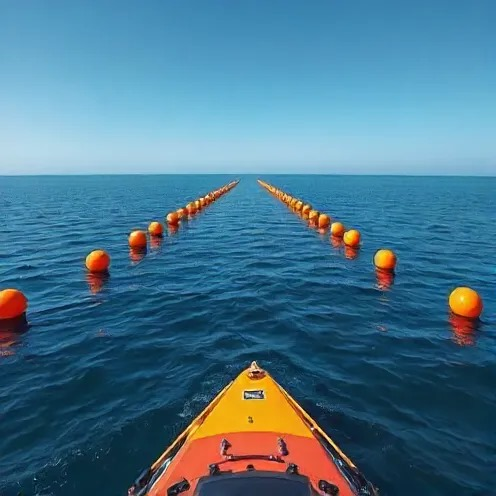
#> input picture image-processing/buoys-detector/detector-v1/img.jpeg, 496 x 496 px, given in place of the camera
$ python color-detector.py
#> lines starting #> are read from the running program, lines starting #| are printed output that depends on the picture; after the words box and inside, x2 and y2 are one past the last pixel; in counts of white or black regions, pixels touching at a corner belong together
import cv2
import numpy as np

capture = cv2.VideoCapture(0)

def display_color_box(frame, hsv_color, position):
    color_array = np.array([[hsv_color]], dtype=np.uint8)
    bgr = cv2.cvtColor(color_array, cv2.COLOR_HSV2BGR)
    color = tuple(map(int, bgr[0][0]))
    x, y = position
    cv2.rectangle(frame, (x, y), (x + 20, y + 20), color, -1)

while True:
    ret, frame = capture.read()
#> frame is the input picture: shape (496, 496, 3); mean B, G, R 140.8, 117.7, 72.7
    if not ret:
        print("Fail")
        break

    frame = cv2.flip(frame, 1)
    cv2.imshow('Original Frame', frame)

    frame = cv2.GaussianBlur(frame, (3, 3), sigmaX = 7)
    frame = cv2.medianBlur(frame, 3)

    hsv = cv2.cvtColor(frame, cv2.COLOR_BGR2HSV)
#> hsv: shape (496, 496, 3); mean H, S, V 94, 164.3, 152.8

    kernel = np.ones((5,5), np.uint8)


    lower_red1 = np.array([172, 140, 100])
    upper_red1 = np.array([180, 255, 255])
    lower_red2 = np.array([0, 140, 100])
    upper_red2 = np.array([6, 255, 255])

    mask_red1 = cv2.inRange(hsv, lower_red1, upper_red1)
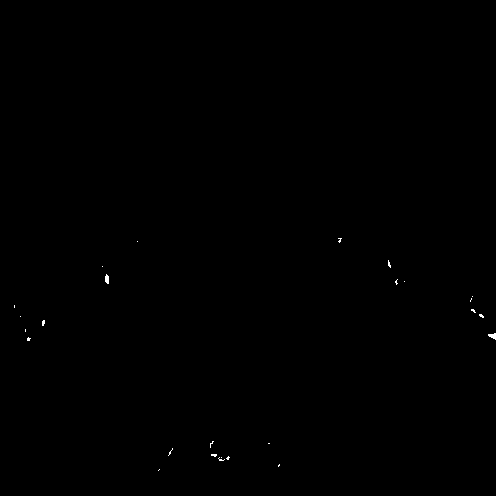
#> mask_red1: shape (496, 496); 0.09% white in thin lines or dots, all inside (x1, y1, x2, y2) = (14, 238, 496, 471)
    mask_red2 = cv2.inRange(hsv, lower_red2, upper_red2)
#> mask_red2: shape (496, 496); 2.9% white; 24 white regions (11 under 20 px), largest, box (x1, y1, x2, y2) and area: (144, 432, 336, 496) 5204, (470, 292, 496, 319) 450, (15, 299, 45, 340) 438
    mask_red = cv2.bitwise_or(mask_red1, mask_red2)
#> mask_red: shape (496, 496); 3% white; 25 white regions (11 under 20 px), largest, box (x1, y1, x2, y2) and area: (144, 432, 336, 496) 5267, (470, 292, 496, 319) 479, (14, 299, 45, 341) 471
    mask_red = cv2.morphologyEx(mask_red, cv2.MORPH_OPEN, kernel)
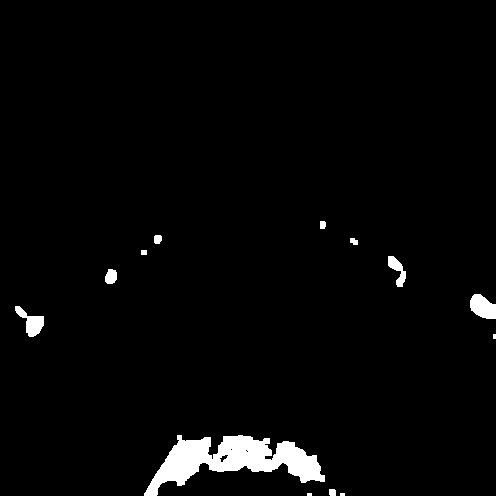
#> mask_red: shape (496, 496); 2.7% white; 13 white regions (3 under 20 px), largest, box (x1, y1, x2, y2) and area: (144, 435, 325, 496) 4960, (470, 294, 496, 319) 473, (15, 306, 44, 337) 408
    mask_red = cv2.morphologyEx(mask_red, cv2.MORPH_CLOSE, kernel)
#> mask_red: shape (496, 496); 2.7% white; 12 white regions (2 under 20 px)
    contours_red, _ = cv2.findContours(mask_red, cv2.RETR_TREE, cv2.CHAIN_APPROX_SIMPLE)
#> contours_red = 12 contours, 2 with area under 20; largest, box (x1, y1, x2, y2) and area: (144, 435, 325, 496) 4820, (470, 294, 496, 319) 434, (15, 306, 44, 337) 364, (388, 256, 406, 287) 229, (105, 269, 117, 284) 126

    for contour in contours_red:
        if cv2.contourArea(contour) > 200:
            cv2.drawContours(frame, [contour], -1, (0, 0, 255), 2)
#> this loop made 12 passes
#> contour on passes 1, 4, 9: [[307, 493], [307, 495], [311, 495], [311, 493]], [[493, 334], [493, 338], [495, 338], [495, 334]], [[141, 250], [141, 254], [146, 254], [146, 250]]
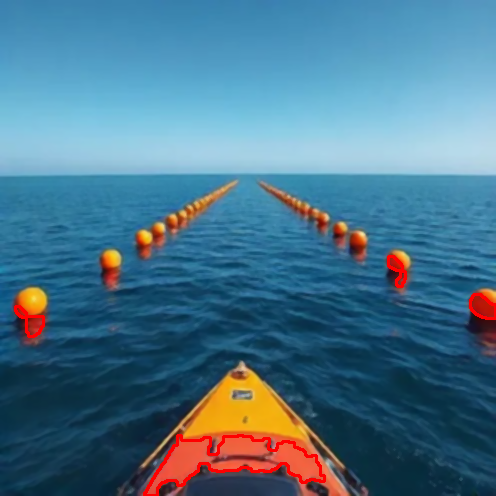
#> frame: shape (496, 496, 3); mean B, G, R 140.2, 117, 73.5


    lower_green = np.array([48, 40, 60])
    upper_green = np.array([80, 255, 255])
    mask_green = cv2.inRange(hsv, lower_green, upper_green)
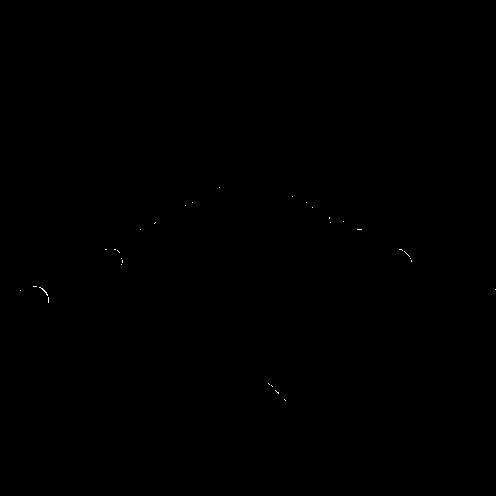
#> mask_green: shape (496, 496); 0.03% white in thin lines or dots, all inside (x1, y1, x2, y2) = (20, 187, 496, 401)
    contours_green, _ = cv2.findContours(mask_green, cv2.RETR_TREE, cv2.CHAIN_APPROX_SIMPLE)
#> contours_green = 31 contours, all with area under 20

    for contour in contours_green:
        if cv2.contourArea(contour) > 200:
            cv2.drawContours(frame, [contour], -1, (0, 255, 0), 2)
#> this loop made 31 passes
#> contour on passes 1, 2, 3, 4, 5, 6, 7, 9, 10, 11, 12, 13: [[284, 399], [285, 400]], [[275, 390], [278, 393], [278, 392], [277, 392]], [[271, 385], [272, 386]], [[268, 383], [269, 384]], [[48, 297], [48, 302]], [[20, 290]], [[495, 289]], [[33, 286], [36, 286]], [[121, 264]], [[411, 260], [411, 261]], [[122, 260], [122, 262]], [[410, 258]]


    lower_blue = np.array([110, 50, 40])
    upper_blue = np.array([132, 255, 255])
    mask_blue = cv2.inRange(hsv, lower_blue, upper_blue)
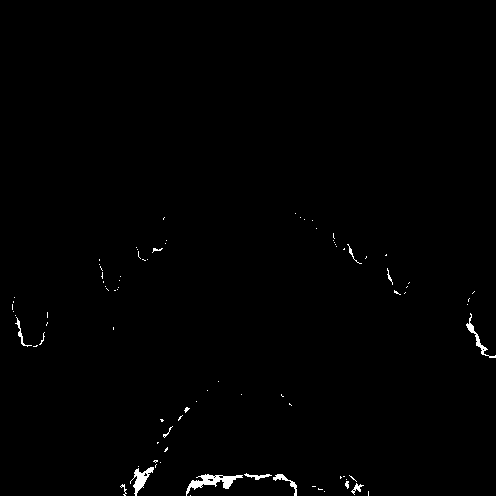
#> mask_blue: shape (496, 496); 0.66% white; 87 white regions (74 under 20 px)
    contours_blue, _ = cv2.findContours(mask_blue, cv2.RETR_TREE, cv2.CHAIN_APPROX_SIMPLE)
#> contours_blue = 98 contours, 91 with area under 20; largest, box (x1, y1, x2, y2) and area: (186, 474, 243, 496) 368, (130, 467, 154, 496) 217, (466, 313, 496, 358) 122, (273, 474, 297, 496) 84, (244, 473, 272, 480) 48, (15, 317, 32, 347) 40, (351, 483, 364, 495) 36

    for contour in contours_blue:
        if cv2.contourArea(contour) > 200:
            cv2.drawContours(frame, [contour], -1, (255, 0, 0), 2)
#> this loop made 98 passes
#> contour on passes 1, 2, 3, 4, 5, 7, 11, 12, 13, 17, 19, 21: [[190, 495]], [[368, 491], [368, 495]], [[324, 491]], [[318, 488], [318, 489], [322, 489], [319, 489]], [[312, 486], [315, 486]], [[120, 486], [121, 485], [122, 486], [121, 487]], [[346, 479]], [[343, 476], [344, 476]], [[340, 476], [340, 478], [341, 477]], [[200, 486], [201, 485], [202, 486], [201, 487]], [[213, 477], [214, 476], [215, 477], [214, 478]], [[214, 476], [215, 475], [216, 476], [215, 477]]
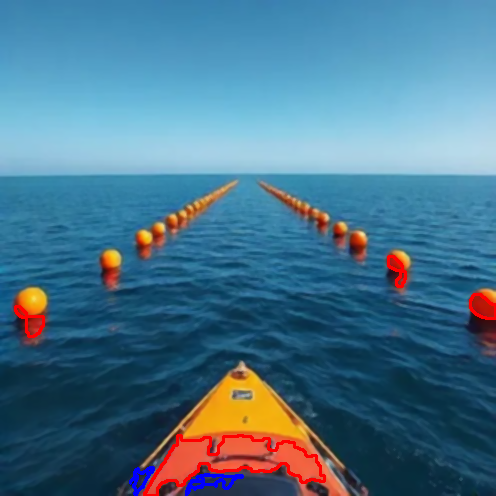
#> frame: shape (496, 496, 3); 0.35% of pixels changed, all inside (x1, y1, x2, y2) = (129, 466, 244, 496)

    # Display color boxes for all ranges
    display_color_box(frame, lower_red1, (10, 10))
#> in display_color_box, `bgr = cv2.cvtColor(color_array, cv2.COLOR_HSV2BGR)`: bgr = [[60, 45, 100]]
#> in display_color_box, `color = tuple(map(int, bgr[0][0]))`: color = (60, 45, 100)
    display_color_box(frame, upper_red1, (40, 10))
    display_color_box(frame, lower_red2, (70, 10))
    display_color_box(frame, upper_red2, (100, 10))

    display_color_box(frame, lower_green, (130, 10))
    display_color_box(frame, upper_green, (160, 10))

    display_color_box(frame, lower_blue, (190, 10))
    display_color_box(frame, upper_blue, (220, 10))
#> in display_color_box (call 8), `bgr = cv2.cvtColor(color_array, cv2.COLOR_HSV2BGR)`: bgr = [[255, 0, 102]]
#> in display_color_box (call 8), `color = tuple(map(int, bgr[0][0]))`: color = (255, 0, 102)
#> in display_color_box (call 8), `cv2.rectangle(frame, (x, y), (x + 20, y + 20), color, -1)`:
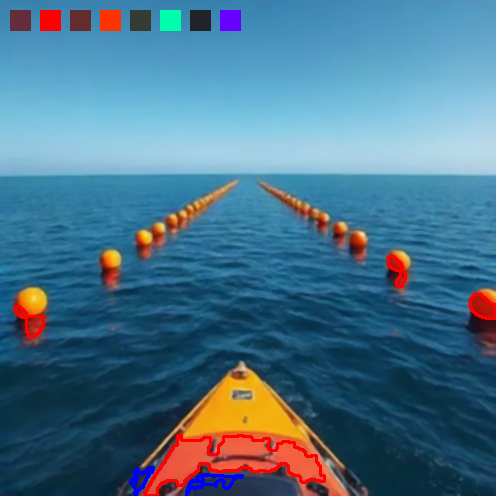
#> frame: shape (496, 496, 3); mean B, G, R 139.4, 115.7, 74

    cv2.imshow('Frame', frame)


    if cv2.waitKey(1) & 0xFF == ord('q'):
#> (key q is pressed here)
        break


capture.release()
cv2.destroyAllWindows()
